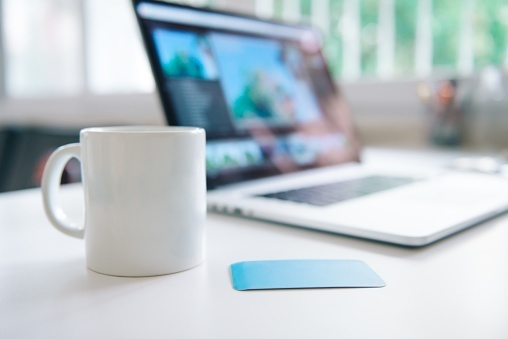
#> input picture coffee_mug_img.jpg, 508 x 339 px
$ python rectangle_over_img.py
#> lines starting #> are read from the running program, lines starting #| are printed output that depends on the picture; after the words box and inside, x2 and y2 are one past the last pixel; in counts of white or black regions, pixels touching at a corner belong together
import cv2


path = r'coffee_mug_img.jpg'
image = cv2.imread(path)
#> image is the input picture: shape (339, 508, 3); mean B, G, R 202.8, 197.5, 186.2
window_name = 'Image'
# represents the top left corner of rectangle
start_point = (100, 100)
# represents the bottom right corner of rectangle
end_point = (220, 220)
# rectangle color in BGR
color = (255, 0, 0)
# Line thickness
thickness = 2
# Using cv2.rectangle() method
image = cv2.rectangle(image, start_point, end_point, color, thickness)
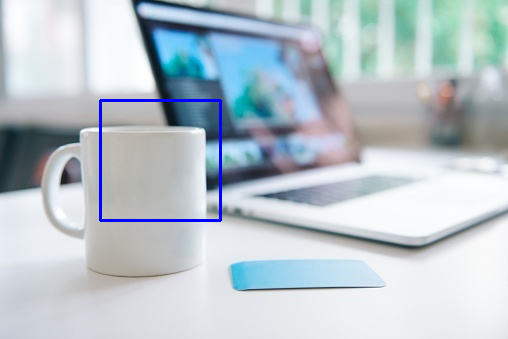
#> image: shape (339, 508, 3); 0.83% of pixels changed, all inside (x1, y1, x2, y2) = (99, 99, 222, 222)
# Displaying the image
cv2.imshow('Image', image)
cv2.waitKey(0)
cv2.destroyAllWindows()
